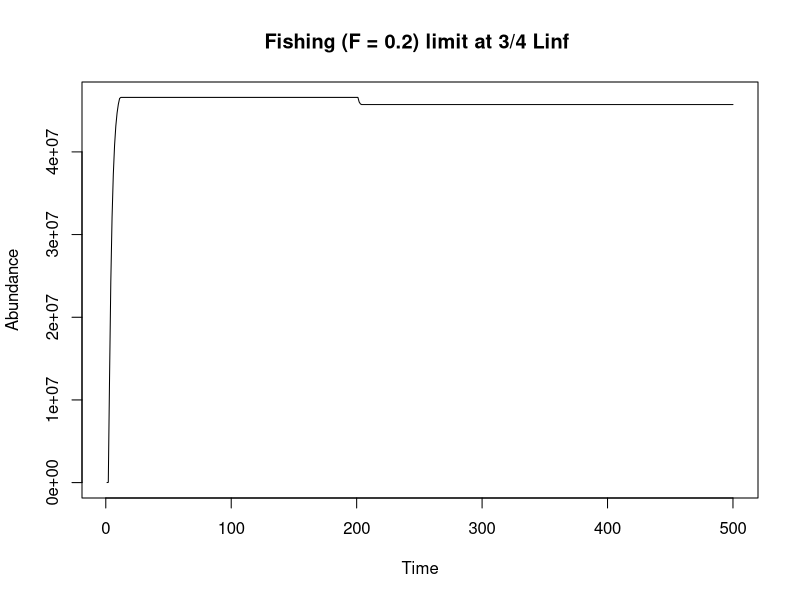

The R source for this figure:
rm(list=ls(all=TRUE))
library(reshape)
 #library(ggplot2)
 library(plyr)
library(fields)

#Model parameters:
Npop=100  #initial pop size (not important)
Tmax=500 #max years
Tfishing=200 #when we start fishing
Trecovery=500 #stop fishing 
  
  fishatmat=F # this switches which type of fishing (and graphing) we choose. If true, it graphs all life history graphs and age-selective fishing
  #Life history parameters      	
   recruitsize=4
    Amax=9 #max age

 	amat=1 #age at maturation - this varies depending on the matration function chosen
	Linf=158 #max size
	 fishingsize = .75*Linf #size-selective fishery threshold size 
        
       k=.34   # Growth function param

	 	 
	  kappa=0.4  #natural mortality coef  
	 
	 eps=0.05 #natural mortality exp
	  
	  c= 10   #egg prod coef 
	  d=3 #egg &sperm prod exp
	  g = 7000000#sperm prod coef
	  v = 1 #mass-at-size coef
	  wexp = 3  #mass-at-size exp
	  h=1 #sperm fertilization effectiveness
 	    N0 = 100000*(Linf)       
  	    alpha = 1	
  	
  	    q=.8 #maturation ogive steepness (1 = very steep)
  
   mu_f=0.2 #fishing mortality
  #harvest = seq(0, 0.8, by = 0.1)
  harvest=c(0, mu_f)  
   
  fishB=rep(0, length(harvest))
  fishY=rep(0, length(harvest))
  fishP=rep(0, length(harvest))
 Recruits=rep(0, length(harvest))
    
    
    #set up matrices
N=matrix(nrow=Amax, ncol=Tmax, data=0)
 
W=matrix(nrow=Amax, ncol=1, data=1)
L=matrix(nrow=Amax, ncol=1, data=1)
mu=matrix(nrow=Amax, ncol=1, data=0)
E=matrix(nrow=Amax, ncol=Tmax, data=0)
S=matrix(nrow=1, ncol=Tmax, data=0)
P=matrix(nrow=1, ncol=Tmax)
B=matrix(nrow=1, ncol=Tmax)
Y=matrix(nrow=1, ncol=Tmax) 
 
 #set up vectors to hold age-specific variables 
Pmale=rep(0, Amax) #probability of sex change
fert=rep(0, Tmax) #fert probability
pmat=rep(0, Amax) #maturation probability
eggs=rep(0, Amax) #fecundity
mu=rep(0, Amax) #natural mortality
select=rep(0, Amax) #fishery selectivity

N[1, 1]=Npop #initial population size
L[1]=recruitsize #larval size at recruitment
 
 
  
#First: Define the age-specific growth, mortality, and maturation function
  
  for (a in 1:(Amax-1)) {
  	
  	
#GROWTH 
		 
	L[a+1]= Linf*(1-exp(-k)) + (L[a])*exp(-k) #length at age
     W[a]= v*L[a]^wexp #weight at age
     
#natural mortality
   mu[a]= kappa + eps/W[a]  #natural mortality function of Length (Lorenzen curve)
     
 
 #SIZE-DEP MATURATION
    #  pmat[a]= 1/(1+exp(-q*(L[a]-Lmat)))   #probability an indvidual of age a is mature - logistic function of length  


###  AGE-DEP MATURATION:
       pmat[a]= 1/(1+exp(-q*(a-amat))) 
     #pmat[a]=ifelse( a < amat, 0, 1)     #knife edge maturation
     
     
 #FISHING SELECTIVITY    
     #JUST AFTER AGE AT MATURATION
     if(fishatmat==1) {
   select[a] = ifelse( a < amat+1, 0, 1)  #knife edge gear selectivity right after maturation  
        } else {
      #JUST AFTER SIZE AT MATURATION
       #select[a]= ifelse( L[a] < (Lmat), 0, 1)  #gear selectivity same for all fish > maturation
      ##SIZE THRESHOLD
      	select[a] = ifelse(L[a]< fishingsize, 0, 1)     
          }
 #FECUNDITY
       eggs[a]= c*L[a]^wexp #fecundity is a function of individual mass-at-age 
 
   } #end 1st age loop
# plot(mu~W, type="l")


#Now for these age specific rates, simulate pop dynamics through time       
 for(t in 1:(Tmax-1)) {
	 
   
E[,t]=N[, t]*pmat*eggs  #assuming spawning occurs between 1 t and the next
 
P[t]= sum(E[,t])  #assuming fertilization is 100%
  
  	beta= (alpha*P[t]-1)/(N0*P[t])  
    
 N[1,t+1]= alpha*P[t]/(1+beta*P[t]) #this is the N_0 class that is born and enters in the next time step.. 
 
     for (age in 1:(Amax-1)) {
      
   Fishing= if (Tfishing < t & Trecovery > t) {
   				Fishing = select[age]*mu_f } else {
   				Fishing = 0
                     }
    
 	N[age+1,t+1] = N[age, t]*exp(-mu[age]-Fishing)
 	B[t]=sum(N[,t]*W)
 	Y[t]=sum((N[,t]*W) * (1-exp(-mu[age]-Fishing)) *(Fishing/(mu[age]+Fishing)))
 	
 	
 	 #assuming mortality happens after spawning
		
    } #end second age loop
    
   
       } #end t loop
     sums=colSums(N[amat:Amax,]) #calculate spawning popsize at each time
 
    
  LEP_unfished=sum(E[,Tfishing-2])
  LEP_fished=sum(E[,Tfishing+10])
  SPR=LEP_fished/LEP_unfished
 
  # quartz()
 # par(mfrow=c(2,2))
 
 if(fishatmat==1) {
 
 quartz()
 par(mfrow=c(3,2))

   plot(1:Amax, L, type="l", main="von Bert growth", ylab="Size", xlab="Age")
    legend("bottomright", legend=c( paste("Linf = ", Linf), paste("von Bert k = ", k)))

   plot(1:(Amax-1), eggs[-Amax]*pmat[-Amax], type="l", main="Age-specific Fecundity", ylab="Number of female progeny", xlab= "Age")
    legend("bottomright", legend=c(paste("50% mature at age", amat)))

   
  P_= 1:N0
  R=alpha*P_/(1+beta*P_)
   plot(P_, R, type="l", main="Beverton Holt Recruitment", xlab="Eggs(t)", ylab="Recruits(t+1)")
    legend("bottomright", legend=c(paste("alpha = ", round(alpha,6)), paste("beta = ", round(beta, 6))))

   
  
   plot(sums[1:(Tmax-1)], N[amat,2:Tmax], main="Stock Recruitment Curve", xlab="Spawners", ylab="1st time spawners", type="l", lwd=1.5)
  #abline(coef=c(0,1),  lwd=.5)
   
    legend("bottomright", legend=c(paste("M = ", kappa)))
  
   
   plot(1:Tmax, sums, type="l", main = "Fishing (F = 0.2) one year after maturity", xlab="Time", ylab="Abundance")
   legend("bottomright", legend=c( paste("Fishing mature fish only: SPR = ", round(SPR, 2))))
  } else {
  
  plot(1:Tmax, sums, type="l", main = "Fishing (F = 0.2) limit at 3/4 Linf ", xlab="Time", ylab="Abundance")
  #legend("bottomright", legend=c( paste("Fishing based on size: SPR = ", round(SPR, 2))))


   }
  
